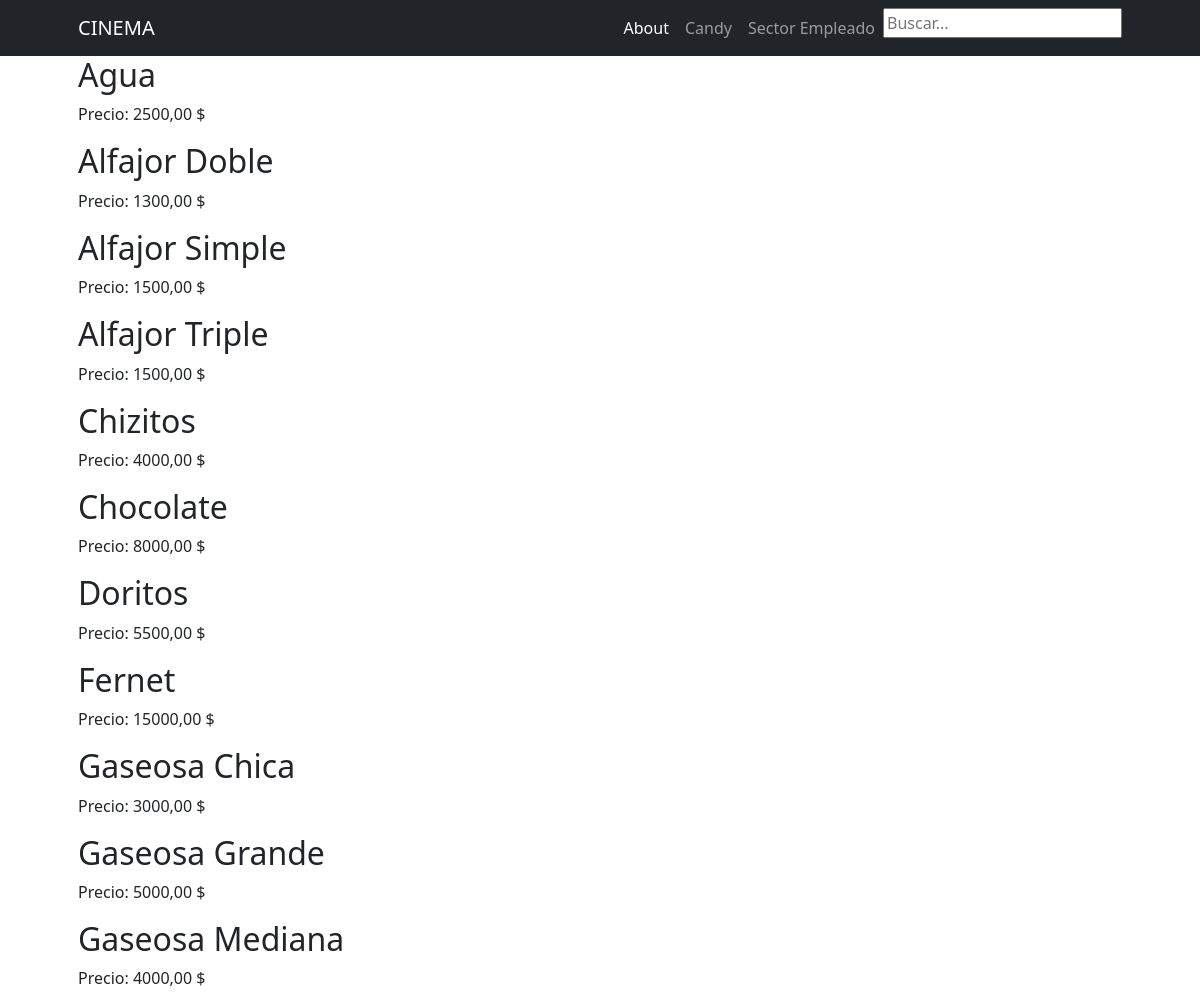
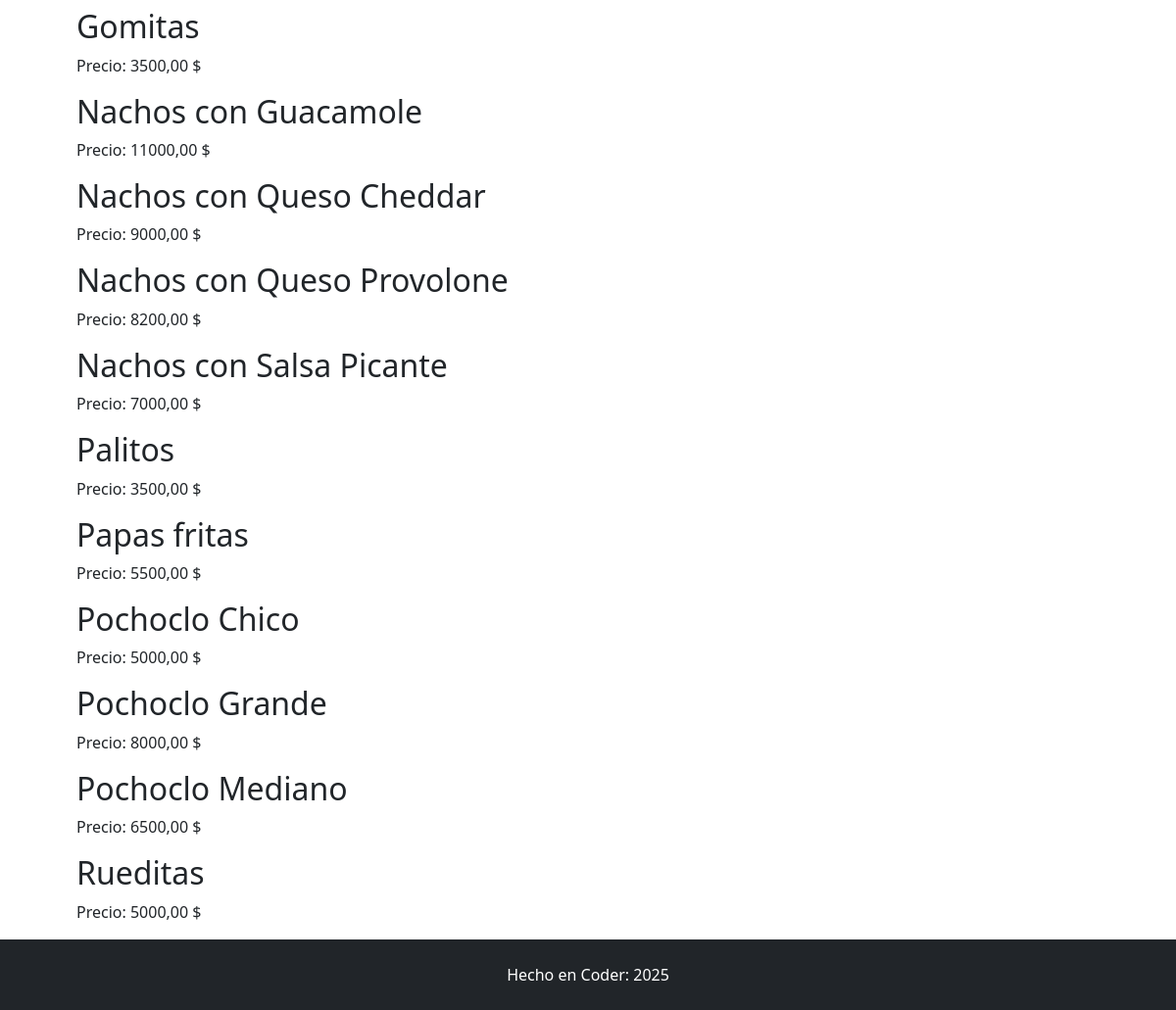
/candy/, run on the app's committed database (2 pictures, top to bottom).
### candy/models.py (models this page shows)
class Candy(models.Model):
    categoria = models.ForeignKey(CategoriaCandy, on_delete=models.CASCADE, default=1)
    nombre = models.CharField(max_length=100)
    precio = models.DecimalField(max_digits=10, decimal_places=2)

### candy/views.py (the view)
# urls.py: path('candy/', views.candy_list, name='candy_list'),
def candy_list(request):
    busqueda = request.GET.get("busqueda")
    if busqueda:
        candy = Candy.objects.filter(nombre__icontains = busqueda)
    else:
        candy = Candy.objects.all().order_by('nombre')
    context = {'candy': candy}
    return render(request, 'candy/candy_list.html', context)

### candy/templates/candy/candy_list.html (shortened to what this page needs)
{% extends 'candy/base.html' %}
        {% block content %}
            {% for c in candy %}
                <h2>{{ c.nombre }}</h2>
                <p>Precio: {{ c.precio }} $</p>
            {% endfor %}
        {% endblock content %}

### data on the page
Candy: nombre "Agua", precio "2500,00"
Candy: nombre "Alfajor Doble", precio "1300,00"
Candy: nombre "Alfajor Simple", precio "1500,00"
Candy: nombre "Alfajor Triple", precio "1500,00"
Candy: nombre "Chizitos", precio "4000,00"
Candy: nombre "Chocolate", precio "8000,00"
Candy: nombre "Doritos", precio "5500,00"
Candy: nombre "Fernet", precio "15000,00"
Candy: nombre "Gaseosa Chica", precio "3000,00"
Candy: nombre "Gaseosa Grande", precio "5000,00"
Candy: nombre "Gaseosa Mediana", precio "4000,00"
Candy: nombre "Gomitas", precio "3500,00"
Candy: nombre "Nachos con Guacamole", precio "11000,00"
Candy: nombre "Nachos con Queso Cheddar", precio "9000,00"
Candy: nombre "Nachos con Queso Provolone", precio "8200,00"
Candy: nombre "Nachos con Salsa Picante", precio "7000,00"
Candy: nombre "Palitos", precio "3500,00"
Candy: nombre "Papas fritas", precio "5500,00"
Candy: nombre "Pochoclo Chico", precio "5000,00"
Candy: nombre "Pochoclo Grande", precio "8000,00"
Candy: nombre "Pochoclo Mediano", precio "6500,00"
Candy: nombre "Rueditas", precio "5000,00"
